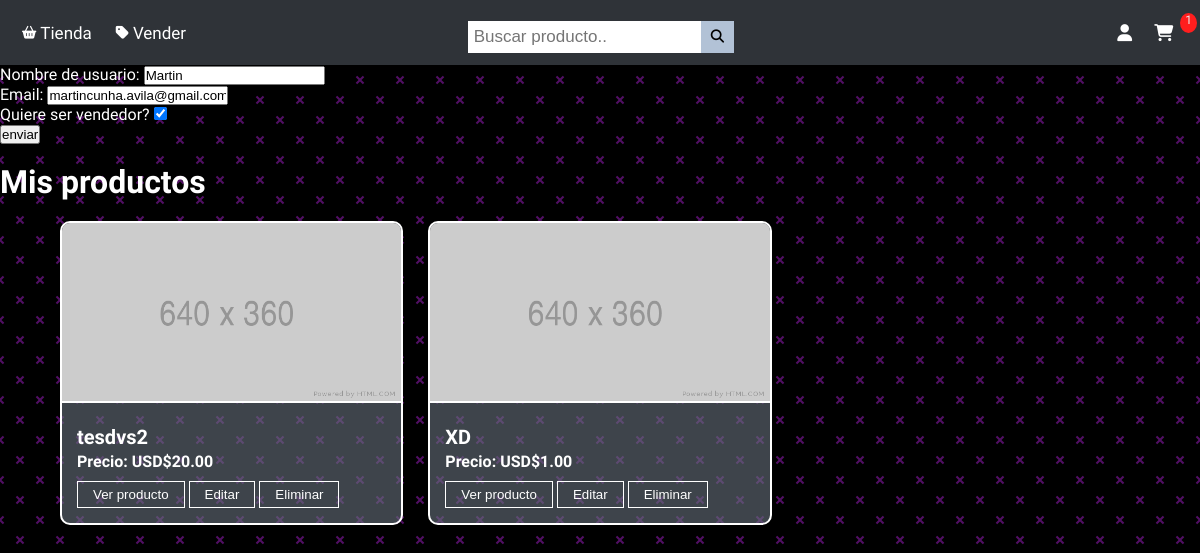
The app's page /clientes/ (signed in) with its own data.
### usuarios/models.py (models this page shows, shortened)
class Usuario(models.Model):
    name = models.CharField(max_length=100, null=True)
    vendedor = models.BooleanField(default=False, null=True)
    email = models.CharField(max_length=100, null=True)
    user = models.OneToOneField(User, on_delete=CASCADE, null=True)

class Producto(models.Model):
    name = models.CharField(max_length=100, null=True)
    precio = models.DecimalField(max_digits=9, decimal_places=2)
    digital = models.BooleanField(default=False, null=True)
    vendido_por = models.ForeignKey(Usuario, on_delete=CASCADE, null=True)
    imagen = models.ImageField(null=True, blank=True)
    stock = models.IntegerField(default=1)
    descripcion = models.TextField(null=True, blank=True)
    @property
    def ImagenURL(self):
        try:
            url = self.imagen.url
        except:
            url =''
        return url

### usuarios/views.py (the view)
# urls.py: path('clientes/', views.clientes, name="clientes"),
@login_required(login_url='login')
def clientes(request):
    cliente = request.user.usuario
    form = ActuUsuario(instance=cliente)
    productos = Producto.objects.filter(vendido_por = cliente)
    orden, creada = Orden.objects.get_or_create(cliente=cliente, completado=False)
    cartItems = orden.Items_Carrito
    if request.method == 'POST':
        form = ActuUsuario(request.POST, instance=cliente)
        if form.is_valid():
            form.save()
            return redirect('clientes')
    context ={'form': form, 'productos':productos, 'cartItems': cartItems}
    return render(request, 'usuarios/clientes.html', context)

### usuarios/forms.py
class ActuUsuario(ModelForm):
    class Meta:
        model = Usuario
        fields = '__all__'
        exclude = ('user',)
        widgets = {
            'vendedor' : CheckboxInput(attrs={
                'class' : 'form-control',
            })
        }
        labels={
            'name' : 'Nombre de usuario',
            'vendedor' : 'Quiere ser vendedor?',
        }
    field_order = ['name', 'email', 'vendedor']

### usuarios/models.py (called while the page is built)
    @property
    def Items_Carrito(self):
        if self.completado != True:
            ordenitems = self.ordenitem_set.all()
            total = sum([item.Cantidad for item in ordenitems])
            return total
        else:
            return False

### usuarios/templates/usuarios/clientes.html (shortened to what this page needs)
{% extends 'usuarios/base.html'%}
{% load static %}
{% block content %}
<form method="POST">
    {{form.as_p}}
    <input type="submit" value="enviar">
</form>
<br>
{% if request.user.usuario.vendedor == True %}
<h1>Mis productos</h1>
{% endif %}
<div class="news-cards">
    {% for producto in productos%}
    <div class="card">
        {% if producto.ImagenURL%}
        <img src="{{producto.ImagenURL}}" alt="Card 1">
        {% else %}
        <img src="{% static 'images/placeholder.png' %}" alt="">
        {% endif %}
        <div class="cardItems">
            <H3>{{producto.name}} </H3>
            <h4>Precio: USD${{producto.precio|floatformat:2}}</h4>
            <button class="Hbtn"><a href="{% url 'productos' producto.id %}">Ver producto</a></button>
            <button class="Hbtn"><a href="{% url 'ActuProducto' producto.id %}">Editar</a></button>
            <button class="Hbtn"><a href="{% url 'delete_producto' producto.id %}">Eliminar</a></button>
        </div>
    </div>
    {% endfor %}
</div>
{% endblock %}

### usuarios/static/css/styles.css (style rules this page uses)
* { box-sizing: border-box; margin: 0; padding: 0; }
body { background: #000000; color: #ffffff; font-size: 16px; font-family: 'Oswald', sans-serif; }
a { color: #ffffff; text-decoration: none; }
.news-cards { display: grid; grid-template-columns: repeat(3, 1fr); grid-auto-rows: auto; gap: 25px; margin: auto; margin-top: 20px; width: 90%; }
.card { border: 2px solid #ffffff; border-radius: 10px; overflow: hidden; padding: auto; background-color: #666f7a9d; }
.card .cardItems { padding: 15px; }
.card img { width: 100%; height: 180px; border-bottom: 2px solid #ffffff; }
.card h3 { font-size: 20px; margin: 3px 0; }
.Hbtn { border: 1px solid rgb(255, 255, 255); color: rgb(255, 255, 255); background-color: transparent; padding: 5px 15px; text-decoration: none; margin-top: 10px; display: inline-block; }

### records on screen
Usuario: name "Martin", email "martincunha.avila@gmail.com", vendedor "☑"
Producto: name "tesdvs2", precio "20.00"
Producto: name "XD", precio "1.00"

### other values on screen
{{ cartItems }} "1"
